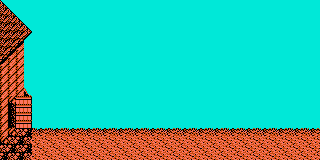

Below is a game level as drawn by its tile map, then a one-line description and the .tmx file that defines it, in full:
An orthogonal 10x5 tile map with 32x32 px tiles, 1 tile layer (Tile Layer 1).

<map version="1.2" tiledversion="1.2.2" orientation="orthogonal" renderorder="right-down" width="10" height="5" tilewidth="32" tileheight="32" infinite="0" nextlayerid="3" nextobjectid="1">
 <tileset firstgid="1" name="tileset-platformer" tilewidth="32" tileheight="32" tilecount="64" columns="8">
  <image source="tilesheet.png" width="256" height="256" />
 </tileset>
 <layer id="2" name="Tile Layer 1" width="10" height="5">
  <data encoding="csv">
1,7,7,7,7,7,7,7,7,7,
12,7,7,7,7,7,7,7,7,7,
25,7,7,7,7,7,7,7,7,7,
46,7,7,7,7,7,7,7,7,7,
50,51,51,51,51,51,51,51,51,51
</data>
 </layer>
</map>